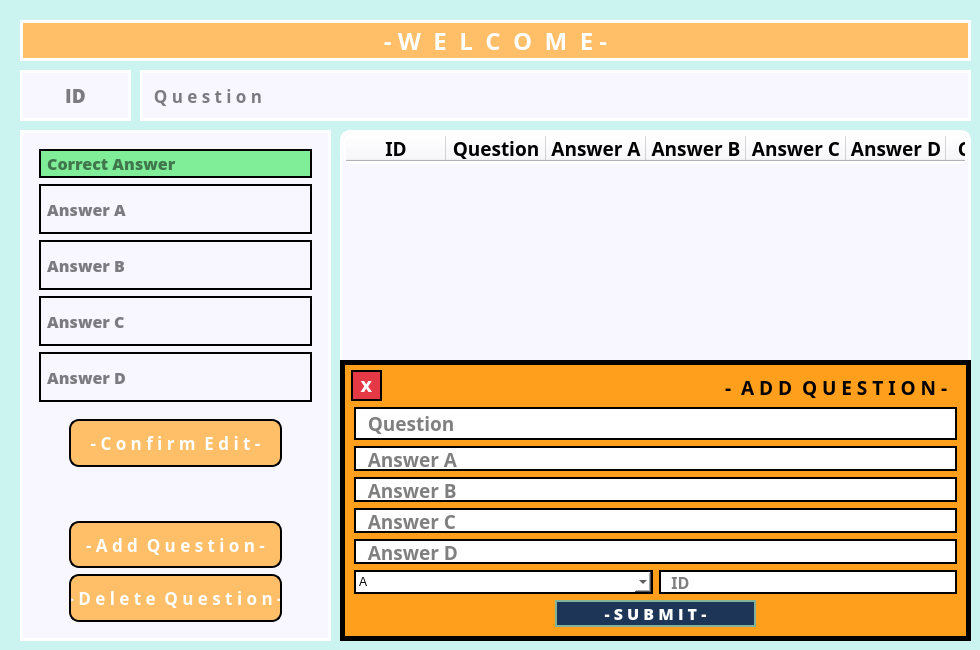
    <widget class="QWidget" name="editTab">
     <property name="sizePolicy">
      <sizepolicy hsizetype="Expanding" vsizetype="Expanding">
       <horstretch>0</horstretch>
       <verstretch>0</verstretch>
      </sizepolicy>
     </property>
     <property name="cursor">
      <cursorShape>WhatsThisCursor</cursorShape>
     </property>
     <property name="styleSheet">
      <string notr="true">background-color: rgb(203, 243, 240);</string>
     </property>
     <attribute name="title">
      <string>- E D I T -</string>
     </attribute>
     <widget class="QTableWidget" name="tableWidget">
      <property name="geometry">
       <rect>
        <x>340</x>
        <y>130</y>
        <width>631</width>
        <height>511</height>
       </rect>
      </property>
      <property name="sizePolicy">
       <sizepolicy hsizetype="Preferred" vsizetype="Fixed">
        <horstretch>0</horstretch>
        <verstretch>0</verstretch>
       </sizepolicy>
      </property>
      <property name="styleSheet">
       <string notr="true">background-color: rgb(248, 247, 255);
border: 3px solid rgb(255, 255, 255);
border-radius: 10px



</string>
      </property>
      <attribute name="verticalHeaderVisible">
       <bool>false</bool>
      </attribute>
      <column>
       <property name="text">
        <string>ID</string>
       </property>
       <property name="font">
        <font>
         <family>Open Sans Condensed ExtraBold</family>
         <pointsize>14</pointsize>
         <bold>true</bold>
        </font>
       </property>
       <property name="background">
        <color>
         <red>255</red>
         <green>159</green>
         <blue>28</blue>
        </color>
       </property>
      </column>
      <column>
       <property name="text">
        <string>Question</string>
       </property>
       <property name="font">
        <font>
         <family>Open Sans Condensed ExtraBold</family>
         <pointsize>14</pointsize>
         <bold>true</bold>
        </font>
       </property>
       <property name="background">
        <color>
         <red>254</red>
         <green>158</green>
         <blue>28</blue>
        </color>
       </property>
      </column>
      <column>
       <property name="text">
        <string>Answer A</string>
       </property>
       <property name="font">
        <font>
         <family>Open Sans Condensed ExtraBold</family>
         <pointsize>14</pointsize>
         <bold>true</bold>
        </font>
       </property>
       <property name="background">
        <color>
         <red>251</red>
         <green>157</green>
         <blue>28</blue>
        </color>
       </property>
      </column>
      <column>
       <property name="text">
        <string>Answer B</string>
       </property>
       <property name="font">
        <font>
         <family>Open Sans Condensed ExtraBold</family>
         <pointsize>14</pointsize>
         <bold>true</bold>
        </font>
       </property>
       <property name="background">
        <color>
         <red>255</red>
         <green>159</green>
         <blue>28</blue>
        </color>
       </property>
      </column>
      <column>
       <property name="text">
        <string>Answer C</string>
       </property>
       <property name="font">
        <font>
         <family>Open Sans Condensed ExtraBold</family>
         <pointsize>14</pointsize>
         <bold>true</bold>
        </font>
       </property>
       <property name="background">
        <color>
         <red>226</red>
         <green>141</green>
         <blue>25</blue>
        </color>
       </property>
      </column>
      <column>
       <property name="text">
        <string>Answer D</string>
       </property>
       <property name="font">
        <font>
         <family>Open Sans Condensed ExtraBold</family>
         <pointsize>14</pointsize>
         <bold>true</bold>
        </font>
       </property>
       <property name="background">
        <color>
         <red>251</red>
         <green>157</green>
         <blue>28</blue>
        </color>
       </property>
      </column>
      <column>
       <property name="text">
        <string>CorrAns</string>
       </property>
       <property name="font">
        <font>
         <family>Open Sans Condensed ExtraBold</family>
         <pointsize>14</pointsize>
         <bold>true</bold>
        </font>
       </property>
       <property name="background">
        <color>
         <red>32</red>
         <green>196</green>
         <blue>122</blue>
        </color>
       </property>
      </column>
     </widget>
     <widget class="QLabel" name="label">
      <property name="geometry">
       <rect>
        <x>20</x>
        <y>20</y>
        <width>37</width>
        <height>12</height>
       </rect>
      </property>
      <property name="text">
       <string/>
      </property>
     </widget>
     <widget class="QFrame" name="frame_2">
      <property name="geometry">
       <rect>
        <x>20</x>
        <y>130</y>
        <width>311</width>
        <height>511</height>
       </rect>
      </property>
      <property name="styleSheet">
       <string notr="true">border: 3px solid rgb(255,255,255);
background-color: rgb(248, 247, 255);

</string>
      </property>
      <property name="frameShape">
       <enum>QFrame::StyledPanel</enum>
      </property>
      <property name="frameShadow">
       <enum>QFrame::Raised</enum>
      </property>
      <widget class="QFrame" name="gridFrame">
       <property name="geometry">
        <rect>
         <x>40</x>
         <y>280</y>
         <width>231</width>
         <height>221</height>
        </rect>
       </property>
       <property name="styleSheet">
        <string notr="true">border: 0px</string>
       </property>
       <layout class="QGridLayout" name="gridLayout">
        <item row="0" column="0">
         <layout class="QVBoxLayout" name="verticalLayout_2">
          <item>
           <layout class="QVBoxLayout" name="verticalLayout_4">
            <item>
             <widget class="QPushButton" name="confirmEditButton">
              <property name="sizePolicy">
               <sizepolicy hsizetype="MinimumExpanding" vsizetype="MinimumExpanding">
                <horstretch>0</horstretch>
                <verstretch>0</verstretch>
               </sizepolicy>
              </property>
              <property name="font">
               <font>
                <family>Open Sans Condensed ExtraBold</family>
                <pointsize>13</pointsize>
                <bold>true</bold>
               </font>
              </property>
              <property name="cursor">
               <cursorShape>PointingHandCursor</cursorShape>
              </property>
              <property name="styleSheet">
               <string notr="true">
            QPushButton {
                border: 2px solid;
                background-color: rgb(255, 191, 105);
                color: rgb(255,255,255);
border-radius: 10px
            }
            QPushButton:hover {
                background-color: rgb(34, 87, 122);
            }

</string>
              </property>
              <property name="text">
               <string>- C o n f i r m  E d i t -</string>
              </property>
             </widget>
            </item>
            <item>
             <spacer name="verticalSpacer_2">
              <property name="orientation">
               <enum>Qt::Vertical</enum>
              </property>
              <property name="sizeHint" stdset="0">
               <size>
                <width>20</width>
                <height>40</height>
               </size>
              </property>
             </spacer>
            </item>
            <item>
             <widget class="QPushButton" name="addQuesbutton">
              <property name="sizePolicy">
               <sizepolicy hsizetype="MinimumExpanding" vsizetype="MinimumExpanding">
                <horstretch>0</horstretch>
                <verstretch>0</verstretch>
               </sizepolicy>
              </property>
              <property name="font">
               <font>
                <family>Open Sans Condensed ExtraBold</family>
                <pointsize>13</pointsize>
                <bold>true</bold>
               </font>
              </property>
              <property name="cursor">
               <cursorShape>PointingHandCursor</cursorShape>
              </property>
              <property name="styleSheet">
               <string notr="true">
            QPushButton {
                border: 2px solid;
                background-color: rgb(255, 191, 105);
                color: rgb(255,255,255);
border-radius: 10px;
            }
            QPushButton:hover {
                background-color: rgb(34, 87, 122);
            }
</string>
              </property>
              <property name="text">
               <string>- A d d  Q u e s t i o n -</string>
              </property>
             </widget>
            </item>
            <item>
             <widget class="QPushButton" name="delQuesbutton">
              <property name="sizePolicy">
               <sizepolicy hsizetype="MinimumExpanding" vsizetype="MinimumExpanding">
                <horstretch>0</horstretch>
                <verstretch>0</verstretch>
               </sizepolicy>
              </property>
              <property name="font">
               <font>
                <family>Open Sans Condensed ExtraBold</family>
                <pointsize>13</pointsize>
                <bold>true</bold>
               </font>
              </property>
              <property name="cursor">
               <cursorShape>PointingHandCursor</cursorShape>
              </property>
              <property name="styleSheet">
               <string notr="true">
            QPushButton {
                border: 2px solid;
                background-color: rgb(255, 191, 105);
                color: rgb(255,255,255);
border-radius: 10px;
            }
            QPushButton:hover {
                background-color: rgb(34, 87, 122);
            }
</string>
              </property>
              <property name="text">
               <string>- D e l e t e  Q u e s t i o n -</string>
              </property>
             </widget>
            </item>
           </layout>
          </item>
         </layout>
        </item>
       </layout>
      </widget>
      <widget class="QFrame" name="verticalFrame">
       <property name="geometry">
        <rect>
         <x>10</x>
         <y>10</y>
         <width>291</width>
         <height>271</height>
        </rect>
       </property>
       <property name="styleSheet">
        <string notr="true">border: 0px</string>
       </property>
       <layout class="QVBoxLayout" name="verticalLayout_5">
        <item>
         <widget class="QLineEdit" name="corrAnstxtbox">
          <property name="font">
           <font>
            <family>Open Sans ExtraBold</family>
            <pointsize>12</pointsize>
            <bold>true</bold>
           </font>
          </property>
          <property name="styleSheet">
           <string notr="true">border: 2px solid rgb(0, 0, 0);
background-color: rgb(128, 237, 153);</string>
          </property>
          <property name="alignment">
           <set>Qt::AlignLeading|Qt::AlignLeft|Qt::AlignVCenter</set>
          </property>
          <property name="placeholderText">
           <string> Correct Answer</string>
          </property>
         </widget>
        </item>
        <item>
         <widget class="QLineEdit" name="ansAtxtbox">
          <property name="sizePolicy">
           <sizepolicy hsizetype="Expanding" vsizetype="Expanding">
            <horstretch>0</horstretch>
            <verstretch>0</verstretch>
           </sizepolicy>
          </property>
          <property name="font">
           <font>
            <family>Open Sans ExtraBold</family>
            <pointsize>12</pointsize>
            <bold>true</bold>
           </font>
          </property>
          <property name="styleSheet">
           <string notr="true">
background-color: rgb(248, 247, 255);
border: 2px solid rgb(0,0,0);


</string>
          </property>
          <property name="placeholderText">
           <string> Answer A</string>
          </property>
         </widget>
        </item>
        <item>
         <widget class="QLineEdit" name="ansBtxtbox">
          <property name="sizePolicy">
           <sizepolicy hsizetype="Expanding" vsizetype="Expanding">
            <horstretch>0</horstretch>
            <verstretch>0</verstretch>
           </sizepolicy>
          </property>
          <property name="font">
           <font>
            <family>Open Sans ExtraBold</family>
            <pointsize>12</pointsize>
            <bold>true</bold>
           </font>
          </property>
          <property name="styleSheet">
           <string notr="true">border: 2px solid rgb(0, 0, 0);</string>
          </property>
          <property name="placeholderText">
           <string> Answer B</string>
          </property>
         </widget>
        </item>
        <item>
         <widget class="QLineEdit" name="ansCtxtbox">
          <property name="sizePolicy">
           <sizepolicy hsizetype="Expanding" vsizetype="MinimumExpanding">
            <horstretch>0</horstretch>
            <verstretch>0</verstretch>
           </sizepolicy>
          </property>
          <property name="font">
           <font>
            <family>Open Sans ExtraBold</family>
            <pointsize>12</pointsize>
            <bold>true</bold>
           </font>
          </property>
          <property name="styleSheet">
           <string notr="true">border: 2px solid rgb(0, 0, 0);</string>
          </property>
          <property name="placeholderText">
           <string> Answer C</string>
          </property>
         </widget>
        </item>
        <item>
         <widget class="QLineEdit" name="ansDtxtbox">
          <property name="sizePolicy">
           <sizepolicy hsizetype="Expanding" vsizetype="MinimumExpanding">
            <horstretch>0</horstretch>
            <verstretch>0</verstretch>
           </sizepolicy>
          </property>
          <property name="font">
           <font>
            <family>Open Sans ExtraBold</family>
            <pointsize>12</pointsize>
            <bold>true</bold>
           </font>
          </property>
          <property name="styleSheet">
           <string notr="true">border: 2px solid rgb(0, 0, 0);</string>
          </property>
          <property name="placeholderText">
           <string> Answer D</string>
          </property>
         </widget>
        </item>
       </layout>
      </widget>
     </widget>
     <widget class="QLineEdit" name="questiontxtbox">
      <property name="geometry">
       <rect>
        <x>140</x>
        <y>70</y>
        <width>831</width>
        <height>51</height>
       </rect>
      </property>
      <property name="font">
       <font>
        <family>Open Sans Condensed ExtraBold</family>
        <pointsize>13</pointsize>
        <bold>true</bold>
       </font>
      </property>
      <property name="styleSheet">
       <string notr="true">
background-color: rgb(248, 247, 255);

border: 3px solid rgb(255, 255, 255);

</string>
      </property>
      <property name="text">
       <string/>
      </property>
      <property name="placeholderText">
       <string>  Q u e s t i o n</string>
      </property>
     </widget>
     <widget class="QLineEdit" name="IDtxtbox">
      <property name="geometry">
       <rect>
        <x>20</x>
        <y>70</y>
        <width>111</width>
        <height>51</height>
       </rect>
      </property>
      <property name="sizePolicy">
       <sizepolicy hsizetype="Expanding" vsizetype="Fixed">
        <horstretch>0</horstretch>
        <verstretch>0</verstretch>
       </sizepolicy>
      </property>
      <property name="font">
       <font>
        <family>Open Sans ExtraBold</family>
        <pointsize>14</pointsize>
        <bold>true</bold>
       </font>
      </property>
      <property name="styleSheet">
       <string notr="true">
background-color: rgb(248, 247, 255);
border: 3px solid rgb(255, 255, 255);


</string>
      </property>
      <property name="alignment">
       <set>Qt::AlignCenter</set>
      </property>
      <property name="placeholderText">
       <string>ID</string>
      </property>
     </widget>
     <widget class="QLabel" name="welcomelabelTeacher">
      <property name="geometry">
       <rect>
        <x>20</x>
        <y>20</y>
        <width>951</width>
        <height>41</height>
       </rect>
      </property>
      <property name="font">
       <font>
        <family>Open Sans Condensed ExtraBold</family>
        <pointsize>18</pointsize>
        <bold>true</bold>
       </font>
      </property>
      <property name="styleSheet">
       <string notr="true">background-color: rgb(255, 191, 105);
border: 3px solid rgb(255, 255, 255);
color: rgb(255,255,255)
</string>
      </property>
      <property name="text">
       <string>- W  E  L  C  O  M  E -</string>
      </property>
      <property name="alignment">
       <set>Qt::AlignCenter</set>
      </property>
     </widget>
     <widget class="QWidget" name="addQuesWidget_2" native="true">
      <property name="geometry">
       <rect>
        <x>340</x>
        <y>360</y>
        <width>631</width>
        <height>281</height>
       </rect>
      </property>
      <widget class="QFrame" name="verticalFrame_4">
       <property name="geometry">
        <rect>
         <x>0</x>
         <y>0</y>
         <width>631</width>
         <height>281</height>
        </rect>
       </property>
       <property name="styleSheet">
        <string notr="true">background-color: rgb(255, 159, 28);
border: 5px solid rgb(0,0,0)</string>
       </property>
       <layout class="QVBoxLayout" name="verticalLayout_8">
        <item>
         <widget class="QLabel" name="addqueslabelstack2_2">
          <property name="font">
           <font>
            <family>Open Sans Condensed ExtraBold</family>
            <pointsize>14</pointsize>
            <bold>true</bold>
           </font>
          </property>
          <property name="styleSheet">
           <string notr="true">border: 0px</string>
          </property>
          <property name="text">
           <string>-  A D D  Q U E S T I O N -  </string>
          </property>
          <property name="alignment">
           <set>Qt::AlignRight|Qt::AlignTrailing|Qt::AlignVCenter</set>
          </property>
         </widget>
        </item>
        <item>
         <widget class="QLineEdit" name="quesBoxEditWidget">
          <property name="sizePolicy">
           <sizepolicy hsizetype="Expanding" vsizetype="Expanding">
            <horstretch>0</horstretch>
            <verstretch>0</verstretch>
           </sizepolicy>
          </property>
          <property name="font">
           <font>
            <family>Open Sans Condensed ExtraBold</family>
            <pointsize>14</pointsize>
            <bold>true</bold>
           </font>
          </property>
          <property name="styleSheet">
           <string notr="true">background-color: rgb(255, 255, 255);
border: 2px solid rgb(0, 0, 0);</string>
          </property>
          <property name="placeholderText">
           <string>  Question</string>
          </property>
         </widget>
        </item>
        <item>
         <layout class="QVBoxLayout" name="verticalLayout_9">
          <item>
           <widget class="QLineEdit" name="ansAEditWidget">
            <property name="sizePolicy">
             <sizepolicy hsizetype="Expanding" vsizetype="Expanding">
              <horstretch>0</horstretch>
              <verstretch>0</verstretch>
             </sizepolicy>
            </property>
            <property name="font">
             <font>
              <family>Open Sans Condensed ExtraBold</family>
              <pointsize>14</pointsize>
              <bold>true</bold>
             </font>
            </property>
            <property name="styleSheet">
             <string notr="true">background-color: rgb(255, 255, 255);
border: 2px solid rgb(0, 0, 0);</string>
            </property>
            <property name="placeholderText">
             <string>  Answer A</string>
            </property>
           </widget>
          </item>
          <item>
           <widget class="QLineEdit" name="ansBEditWidget">
            <property name="sizePolicy">
             <sizepolicy hsizetype="Expanding" vsizetype="Expanding">
              <horstretch>0</horstretch>
              <verstretch>0</verstretch>
             </sizepolicy>
            </property>
            <property name="font">
             <font>
              <family>Open Sans Condensed ExtraBold</family>
              <pointsize>14</pointsize>
              <bold>true</bold>
             </font>
            </property>
            <property name="styleSheet">
             <string notr="true">background-color: rgb(255, 255, 255);
border: 2px solid rgb(0, 0, 0);</string>
            </property>
            <property name="placeholderText">
             <string>  Answer B</string>
            </property>
           </widget>
          </item>
          <item>
           <widget class="QLineEdit" name="ansCEditWidget">
            <property name="sizePolicy">
             <sizepolicy hsizetype="Expanding" vsizetype="Expanding">
              <horstretch>0</horstretch>
              <verstretch>0</verstretch>
             </sizepolicy>
            </property>
            <property name="font">
             <font>
              <family>Open Sans Condensed ExtraBold</family>
              <pointsize>14</pointsize>
              <bold>true</bold>
             </font>
            </property>
            <property name="styleSheet">
             <string notr="true">background-color: rgb(255, 255, 255);
border: 2px solid rgb(0, 0, 0);</string>
            </property>
            <property name="placeholderText">
             <string>  Answer C</string>
            </property>
           </widget>
          </item>
          <item>
           <widget class="QLineEdit" name="ansDEditWidget">
            <property name="sizePolicy">
             <sizepolicy hsizetype="Expanding" vsizetype="Expanding">
              <horstretch>0</horstretch>
              <verstretch>0</verstretch>
             </sizepolicy>
            </property>
            <property name="font">
             <font>
              <family>Open Sans Condensed ExtraBold</family>
              <pointsize>14</pointsize>
              <bold>true</bold>
             </font>
            </property>
            <property name="styleSheet">
             <string notr="true">background-color: rgb(255, 255, 255);
border: 2px solid rgb(0, 0, 0);</string>
            </property>
            <property name="placeholderText">
             <string>  Answer D</string>
            </property>
           </widget>
          </item>
          <item>
           <layout class="QHBoxLayout" name="horizontalLayout_2">
            <item>
             <widget class="QComboBox" name="corrAnscomboBox">
              <property name="sizePolicy">
               <sizepolicy hsizetype="MinimumExpanding" vsizetype="MinimumExpanding">
                <horstretch>0</horstretch>
                <verstretch>0</verstretch>
               </sizepolicy>
              </property>
              <property name="styleSheet">
               <string notr="true">background-color: rgb(255, 255, 255);
border: 2px solid rgb(0, 0, 0);</string>
              </property>
              <item>
               <property name="text">
                <string>A</string>
               </property>
              </item>
              <item>
               <property name="text">
                <string>B</string>
               </property>
              </item>
              <item>
               <property name="text">
                <string>C</string>
               </property>
              </item>
              <item>
               <property name="text">
                <string>D</string>
               </property>
              </item>
             </widget>
            </item>
            <item>
             <widget class="QLineEdit" name="IDEditWidget">
              <property name="sizePolicy">
               <sizepolicy hsizetype="Expanding" vsizetype="Expanding">
                <horstretch>0</horstretch>
                <verstretch>0</verstretch>
               </sizepolicy>
              </property>
              <property name="font">
               <font>
                <family>Open Sans Condensed ExtraBold</family>
                <pointsize>12</pointsize>
                <bold>true</bold>
               </font>
              </property>
              <property name="styleSheet">
               <string notr="true">background-color: rgb(255, 255, 255);
border: 2px solid rgb(0, 0, 0);</string>
              </property>
              <property name="text">
               <string/>
              </property>
              <property name="placeholderText">
               <string>  ID</string>
              </property>
             </widget>
            </item>
           </layout>
          </item>
         </layout>
        </item>
        <item>
         <layout class="QHBoxLayout" name="horizontalLayout_4">
          <item>
           <spacer name="horizontalSpacer_3">
            <property name="orientation">
             <enum>Qt::Horizontal</enum>
            </property>
            <property name="sizeHint" stdset="0">
             <size>
              <width>40</width>
              <height>20</height>
             </size>
            </property>
           </spacer>
          </item>
          <item>
           <widget class="QPushButton" name="submitButton">
            <property name="sizePolicy">
             <sizepolicy hsizetype="MinimumExpanding" vsizetype="Preferred">
              <horstretch>0</horstretch>
              <verstretch>0</verstretch>
             </sizepolicy>
            </property>
            <property name="font">
             <font>
              <family>Open Sans ExtraBold</family>
              <pointsize>12</pointsize>
              <bold>true</bold>
             </font>
            </property>
            <property name="styleSheet">
             <string notr="true">            QPushButton {
                border: 2px solid rgb(129, 178, 154);
                background-color: rgb(29, 53, 87);
                color: rgb(255, 255, 255);
            }
            QPushButton:hover {
                background-color: rgb(230, 57, 70);
            }</string>
            </property>
            <property name="text">
             <string>- S U B M I T -</string>
            </property>
           </widget>
          </item>
          <item>
           <spacer name="horizontalSpacer_4">
            <property name="orientation">
             <enum>Qt::Horizontal</enum>
            </property>
            <property name="sizeHint" stdset="0">
             <size>
              <width>40</width>
              <height>20</height>
             </size>
            </property>
           </spacer>
          </item>
         </layout>
        </item>
       </layout>
      </widget>
      <widget class="QPushButton" name="cancelButton">
       <property name="geometry">
        <rect>
         <x>11</x>
         <y>10</y>
         <width>31</width>
         <height>31</height>
        </rect>
       </property>
       <property name="sizePolicy">
        <sizepolicy hsizetype="MinimumExpanding" vsizetype="Preferred">
         <horstretch>0</horstretch>
         <verstretch>0</verstretch>
        </sizepolicy>
       </property>
       <property name="font">
        <font>
         <family>Open Sans ExtraBold</family>
         <pointsize>12</pointsize>
         <bold>true</bold>
        </font>
       </property>
       <property name="styleSheet">
        <string notr="true">            QPushButton {
                border: 2px solid rgb(0,0,0);
                background-color:rgb(230, 57, 70);
                color: rgb(255, 255, 255);
            }
            QPushButton:hover {
                background-color: rgb(128, 237, 153);
            }</string>
       </property>
       <property name="text">
        <string>X</string>
       </property>
      </widget>
     </widget>
    </widget>
